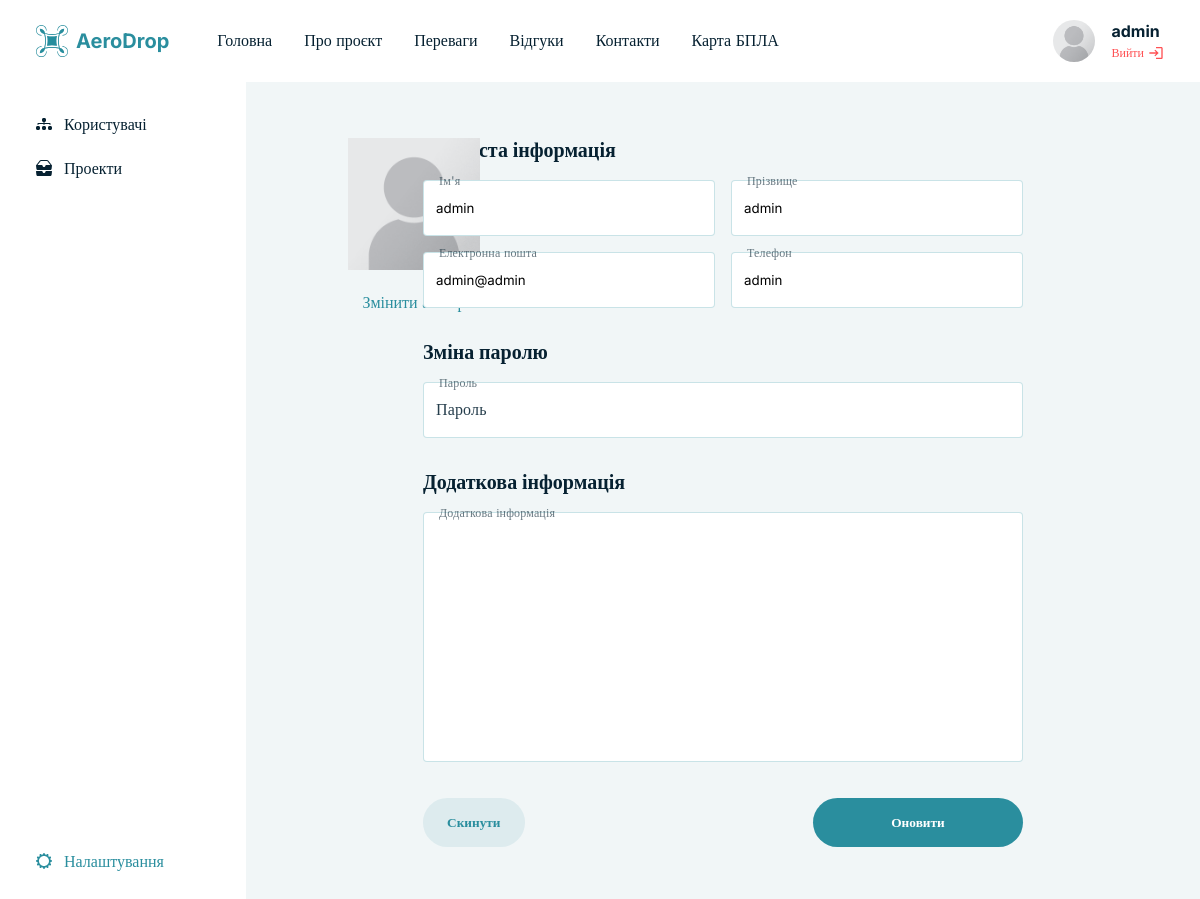
Page /account/settings (signed in) on the committed database.
### tables this page shows
CREATE TABLE `users` (
  `id` char(36) NOT NULL,
  `name` varchar(255) NOT NULL,
  `lastName` varchar(255) NOT NULL,
  `avatar` varchar(255) DEFAULT NULL,
  `phone` varchar(20) NOT NULL,
  `email` varchar(255) NOT NULL,
  `password` varchar(255) NOT NULL,
  `role` enum('admin','customer','executor') DEFAULT NULL,
  `information` varchar(500) NOT NULL,
  `created_at` timestamp NOT NULL DEFAULT CURRENT_TIMESTAMP,
  `banned` tinyint(1) NOT NULL DEFAULT '0'
);

### assets/controller/controller.php (called while the page is built, shortened)
<?php
function settings()
{
    $id = $_SESSION['user_id'];
    $info = info_user($id);
    require_once './views/settings.php';
}

### model/user.php (called while the page is built, shortened)
<?php
function info_user($id)
{
    $connect = db_connect();
    $id = mysqli_real_escape_string($connect, $id);
    $user_all = mysqli_query($connect, "SELECT * FROM `users` WHERE id = '$id'");
    if ($user_all && mysqli_num_rows($user_all) > 0) {
        $user_info = mysqli_fetch_assoc($user_all);
        return $user_info;
    } else {
        return null;
    }
}

### views/settings.php (the view, shortened to what this page needs)
<!DOCTYPE html>
<html lang="uk">
<head>
    <link rel="stylesheet" href="/assets/css/index.css">
</head>
<body>
    <div class="wrapper">
        <?php require_once './templates/header.php'; ?>
        <main class="crm">
            <?php require_once './templates/sidebar.php'; ?>
            <div class="crm__content">
                <form class="form form--setttings" action="" method="post" enctype="multipart/form-data">
                    <div class="change__avatar">
                        <div class="change__avatar-wrapper">
                            <img id="avatar_preview" src="/<?= $info['avatar'] ?? 'assets/img/placeholder.png' ?>"
                                alt="user-icon">
                        </div>
                        <label for="user_photo">Змінити аватар</label>
                    </div>
                    <div class="form__inner">
                        <h5>Особиста інформація</h5>
                        <div class="form__list">
                            <div class="form__col-2">
                                <div class="form__item">
                                    <label for="name">Ім'я</label>
                                    <input type="text" name="name" value="<?= $info['name'] ?>" placeholder="Іван">
                                </div>
                                <div class="form__item">
                                    <label for="last-name">Прізвище</label>
                                    <input type="text" name="last-name" value="<?= $info['lastName'] ?>"
                                        placeholder="ivan@gmail.com">
                                </div>
                            </div>
                            <div class="form__col-2">
                                <div class="form__item">
                                    <label for="email">Електронна пошта</label>
                                    <input type="email" name="email" value="<?= $info['email'] ?>"
                                        placeholder="ivan@gmail.com">
                                </div>
                                <div class="form__item">
                                    <label for="phone">Телефон</label>
                                    <input type="tel" name="phone" value="<?= $info['phone'] ?>" placeholder="Іван">
                                </div>
                            </div>
                        </div>
                    </div>
                    <div class="form__inner">
                        <h5>Зміна паролю</h5>
                        <div class="form__list">
                            <div class="form__item">
                                <label for="password">Пароль</label>
                                <input type="password" name="password" placeholder="Пароль">
                            </div>
                        </div>
                    </div>
                    <div class="form__inner">
                        <h5>Додаткова інформація</h5>
                        <div class="form__list">
                            <div class="form__item">
                                <label for="info">Додаткова інформація</label>
                                <textarea name="information" id=""><?= $info['information'] ?></textarea>
                            </div>
                        </div>
                    </div>
                    <div class="form__btns">
                        <button class="btn btn-secondary btn-bg" type="reset">Скинути</button>
                        <button class="btn btn-primary btn-bg" type="submit">Оновити</button>
                    </div>
                </form>
            </div>
        </main>
    </div>
</body>
</html>

### templates/header.php (shortened to what this page needs)
<?php
if (isset($_SESSION['user_id'])) {
    $id = $_SESSION['user_id'];
    $info = info_user($id);
}
?>
<header class="header">
    <div class="header__container container-lg">
        <div class="header__main">
            <a href="" class="header__logo">
                <img src="/assets/img/logo.svg" alt="logo" class="header__logo-img">
                <span class="header__logo-text">AeroDrop</span>
            </a>
            <nav class="header__nav">
                <ul>
                    <li><a href="/" class="link-item">Головна</a></li>
                    <li><a href="/about" class="link-item">Про проєкт</a></li>
                    <li><a href="/#advantages" class="link-item">Переваги</a></li>
                    <li><a href="/#reviews" class="link-item">Відгуки</a></li>
                    <li><a href="/#contacts" class="link-item">Контакти</a></li>
                    <li><a href="/maps" class="link-item">Карта БПЛА</a></li>
                </ul>
            </nav>
        </div>
        <?php if (isset($_SESSION['user_id'])): ?>
            <div class="header__panel">
                <a href="/account/settings" class="header__panel-icon">
                    <img src="/<?= $info['avatar'] ?? 'assets/img/placeholder.png' ?>" alt="user-icon">
                </a>
                <div class="header__panel-info">
                    <p><?= htmlspecialchars($info['name']) ?></p>
                    <a href="/logout">
                        <span>Вийти</span>
                        <img src="/assets/img/exit.svg" alt="exit">
                    </a>
                </div>
            </div>
        <?php endif; ?>
    </div>
</header>

### assets/css/index.css (style rules this page uses)
.crm { display:flex;flex-grow:1;height:calc(100vh - 92px) }
.crm__content { padding:56px 102px;width:100%;overflow:auto;position:relative }
* { font-family:"Inter",serif;margin:0;padding:0;box-sizing:border-box;max-width:100%;outline:none }
body,html { color:#062131;background:#f1f6f7 }
.wrapper { min-height:100vh;display:flex;flex-direction:column }
.container-lg { width:100%;padding:0 36px }
button,a { text-decoration:none;transition:.2s;cursor:pointer }
.btn { text-decoration:none;font-weight:700;border:none }
.btn-primary { background:#2a8e9e;color:#fff }
.btn-secondary { background:rgba(42,142,158,.1);color:#2a8e9e }
.btn-bg { border-radius:800px;padding:16px 24px }
h5 { font-size:20px;font-weight:700 }
.form { display:flex;flex-direction:column;gap:32px }
.form__inner { display:flex;flex-direction:column;gap:18px }
.form__list { display:flex;flex-direction:column;gap:16px }
.form__col-2 { display:flex;gap:16px }
.form__item { flex:1;position:relative }
.form__item label { position:absolute;font-size:12px;color:rgba(6,33,49,.6);letter-spacing:.15px;padding:0 4px;left:12px;top:-7px }
.form__item input,.form__item textarea,.form__item select { padding:0 12px;border-radius:4px;border:1px solid rgba(42,142,158,.25);background:rgba(0,0,0,0);height:56px;width:100%;background-color:#fff }
.form__item input::placeholder,.form__item textarea::placeholder,.form__item select::placeholder { color:rgba(6,33,49,.87);font-size:16px;letter-spacing:.15px }
.form__item textarea { resize:none;height:250px;padding:12px }
.form__btns { display:flex;align-items:center;justify-content:space-between }
.form--setttings { max-width:600px;margin:auto }
.form--setttings .form__btns .btn-primary { width:210px }
.form--setttings .change__avatar { position:absolute;left:102px;top:56px;width:132px;display:flex;flex-direction:column;gap:18px }
.form--setttings .change__avatar-wrapper img { height:132px }
.form--setttings .change__avatar label { color:#2a8e9e;font-size:16px;text-align:center }
.header { position:sticky;top:0;padding:20px 0;background-color:#fff;z-index:9 }
.header__container { display:flex;align-items:center;justify-content:space-between }
.header__main { display:flex;align-items:center;gap:48px }
.header__logo { display:flex;align-items:center;gap:8px }
.header__logo-text { font-weight:700;color:#2a8e9e;font-size:20px }
.header__nav ul { display:flex;gap:32px }
.header__nav ul li { list-style:none }
.header__nav ul li a { font-size:16px;color:#062131 }
.header__panel { display:flex;align-items:center;gap:16px }
.header__panel-info { display:flex;flex-direction:column;gap:4px }
.header__panel-info p { font-size:16px;font-weight:700 }
.header__panel-info a { display:flex;align-items:center;gap:4px;color:#ff5154 }
.header__panel-info a span { font-size:12px }
.header__panel-icon { width:42px;height:42px }
.header__panel-icon img { border-radius:100%;width:100%;height:100%;-o-object-fit:cover;object-fit:cover;display:flex }
.link-item::after { content:"";display:block;width:0;height:2px;background:#2a8e9e;transition:width .3s }

### rows in the picture
users: name "admin", last-name "admin", email "admin@admin", phone "admin"
